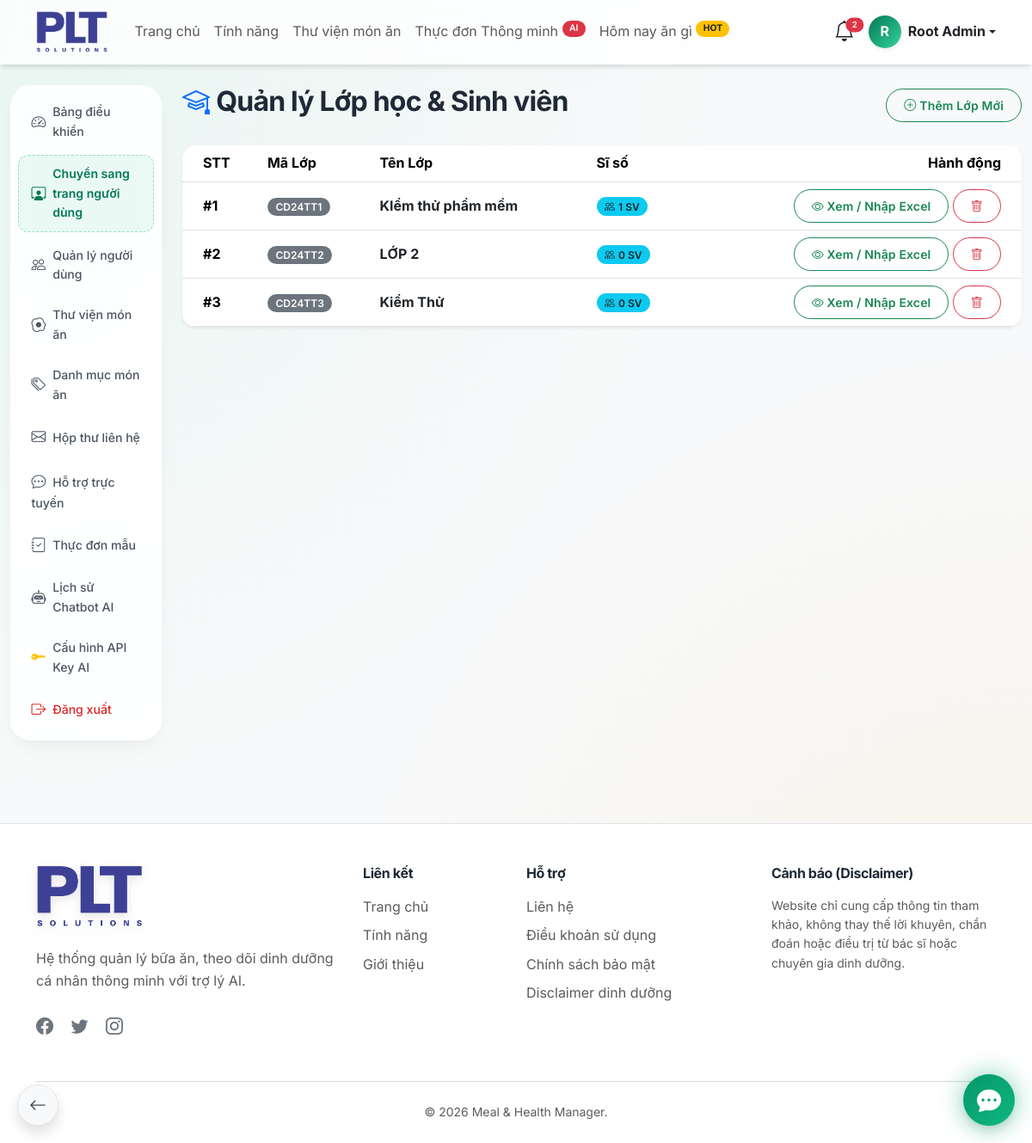
The page /admin/classes.php (signed in) on the database its author committed.
### tables this page shows
CREATE TABLE IF NOT EXISTS `classes` (
  `id` bigint UNSIGNED NOT NULL AUTO_INCREMENT,
  `class_code` varchar(50) NOT NULL,
  `class_name` varchar(150) NOT NULL,
  `stt` int UNSIGNED DEFAULT '0',
  `created_at` timestamp NOT NULL DEFAULT CURRENT_TIMESTAMP,
  `updated_at` timestamp NOT NULL DEFAULT CURRENT_TIMESTAMP ON UPDATE CURRENT_TIMESTAMP,
  PRIMARY KEY (`id`),
  UNIQUE KEY `uk_classes_code` (`class_code`)
);

### admin/classes.php (the view, shortened to what this page needs)
<?php
$db = new Database();
$conn = $db->getConnection();
$stmt = $conn->query("
    SELECT c.*, COUNT(u.id) as student_count
    FROM classes c
    LEFT JOIN users u ON c.id = u.class_id
    GROUP BY c.id
    ORDER BY c.stt ASC
");
$classes = $stmt->fetchAll(PDO::FETCH_ASSOC);
require_once '../includes/header.php';
?>
<div class="container-fluid py-4">
    <div class="row">
        <div class="col-md-2">
            <?php require_once 'includes/sidebar.php'; ?>
        </div>
        <div class="col-md-10">
            <div class="d-flex justify-content-between align-items-center mb-4">
                <h2 class="fw-bold"><i class="bi bi-mortarboard text-primary me-2"></i>Quản lý Lớp học & Sinh viên</h2>
                <button type="button" class="btn btn-sm btn-outline-success rounded-pill" data-bs-toggle="modal" data-bs-target="#addClassModal">
                    <i class="bi bi-plus-circle me-1"></i>Thêm Lớp Mới
                </button>
            </div>
            <div class="card glass-card border-0 shadow-sm rounded-4 overflow-hidden mb-4">
                <div class="card-body p-0 table-responsive">
                    <table class="table table-hover align-middle mb-0 text-nowrap">
                        <thead style="background: rgba(243, 244, 246, 0.7);">
                            <tr>
                                <th scope="col" class="ps-4">STT</th>
                                <th scope="col">Mã Lớp</th>
                                <th scope="col">Tên Lớp</th>
                                <th scope="col">Sĩ số</th>
                                <th scope="col" class="text-end pe-4">Hành động</th>
                            </tr>
                        </thead>
                        <tbody>
                            <?php if (empty($classes)): ?>
                                <tr>
                                    <td colspan="5" class="text-center py-5 text-muted">
                                        <i class="bi bi-inbox fs-1 d-block mb-3"></i>
                                        Chưa có lớp học nào. Hãy thêm lớp đầu tiên!
                                    </td>
                                </tr>
                            <?php else: ?>
                                <?php foreach ($classes as $cls): ?>
                                    <tr>
                                        <td class="ps-4"><strong>#<?= $cls['stt'] ?></strong></td>
                                        <td><span class="badge bg-secondary"><?= htmlspecialchars($cls['class_code']) ?></span></td>
                                        <td class="fw-bold">
                                            <a href="class-detail.php?id=<?= $cls['id'] ?>" class="text-decoration-none text-dark">
                                                <?= htmlspecialchars($cls['class_name']) ?>
                                            </a>
                                        </td>
                                        <td>
                                            <span class="badge bg-info text-dark rounded-pill">
                                                <i class="bi bi-people me-1"></i><?= $cls['student_count'] ?> SV
                                            </span>
                                        </td>
                                        <td class="text-end pe-4">
                                            <a href="class-detail.php?id=<?= $cls['id'] ?>" class="btn btn-sm btn-outline-success rounded-pill">
                                                <i class="bi bi-eye"></i> Xem / Nhập Excel
                                            </a>
                                            <form method="post" class="d-inline" onsubmit="return confirm('Bạn có chắc chắn muốn xóa lớp này?');">
                                                <button type="submit" class="btn btn-sm btn-outline-danger rounded-pill">
                                                    <i class="bi bi-trash"></i>
                                                </button>
                                            </form>
                                        </td>
                                    </tr>
                                <?php endforeach; ?>
                            <?php endif; ?>
                        </tbody>
                    </table>
                </div>
            </div>
        </div>
    </div>
</div>
<?php require_once '../includes/footer.php'; ?>

### assets/css/style.css (style rules this page uses)
:root { --primary-color: #059669; --primary-light: #34d399; --primary-dark: #047857; --primary-bg: #ecfdf5; --secondary-color: #f59e0b; --secondary-light: #fbbf24; --secondary-bg: #fffbeb; --text-color: #1f2937; --text-muted: #6b7280; --bg-color: #f3f4f6; --card-bg: #ffffff; --border-color: #e5e7eb; --gradient-primary: linear-gradient(135deg, #059669 0%, #10b981 100%); --gradient-health: linear-gradient(135deg, #047857 0%, #34d399 100%); --gradient-glow: linear-gradient(135deg, rgba(5, 150, 105, 0.4) 0%, rgba(16, 185, 129, 0) 100%); --gradient-dark: linear-gradient(135deg, #1f2937 0%, #111827 100%); --shadow-sm: 0 1px 2px 0 rgba(0, 0, 0, 0.05); --shadow-md: 0 4px 6px -1px rgba(0, 0, 0, 0.1), 0 2px 4px -1px rgba(0, 0, 0, 0.06); --shadow-lg: 0 10px 15px -3px rgba(0, 0, 0, 0.1), 0 4px 6px -2px rgba(0, 0, 0, 0.05); --shadow-glow: 0 0 20px rgba(5, 150, 105, 0.3); --radius-sm: 0.5rem; --radius-md: 1rem; --radius-lg: 1.5rem; --radius-xl: 2rem; --transition-fast: 0.15s cubic-bezier(0.4, 0, 0.2, 1); --transition-base: 0.3s cubic-bezier(0.4, 0, 0.2, 1); --transition-bounce: 0.5s cubic-bezier(0.34, 1.56, 0.64, 1); }
html { scroll-behavior: smooth; -webkit-overflow-scrolling: touch; }
body { font-family: 'Inter', -apple-system, BlinkMacSystemFont, "Segoe UI", Roboto, sans-serif; color: var(--text-color); background-color: var(--bg-color); background-image: radial-gradient(at 0% 0%, rgba(52, 211, 153, 0.08) 0px, transparent 50%), radial-gradient(at 100% 100%, rgba(245, 158, 11, 0.08) 0px, transparent 50%); background-attachment: scroll; line-height: 1.6; -webkit-font-smoothing: antialiased; }
h1, h2, h3, h4, h5, h6 { letter-spacing: -0.025em; font-weight: 700; }
.glass-card { background: rgba(255, 255, 255, 0.9); backdrop-filter: blur(10px); -webkit-backdrop-filter: blur(10px); border: 1px solid rgba(255, 255, 255, 0.8); box-shadow: var(--shadow-lg); border-radius: var(--radius-lg); }
.card { border-radius: var(--radius-md); border: 1px solid rgba(0,0,0,0.03); box-shadow: var(--shadow-md); transition: all var(--transition-bounce); background-color: var(--card-bg); }
.btn { border-radius: var(--radius-sm); font-weight: 600; padding: 0.5rem 1.25rem; transition: all var(--transition-base); letter-spacing: 0.01em; }
.badge { padding: 0.4em 0.8em; border-radius: 20px; font-weight: 600; }
.btn-outline-primary, .btn-outline-success, .btn-outline-secondary, .btn-outline-info, .btn-outline-warning, .btn-outline-danger { transition: all 0.25s cubic-bezier(0.4, 0, 0.2, 1) !important; }

### rows shown on the page
classes: stt "1", class_code "CD24TT1", class_name "KIểm thử phầm mềm", student_count "1"
classes: stt "2", class_code "CD24TT2", class_name "LỚP 2", student_count "0"
classes: stt "3", class_code "CD24TT3", class_name "Kiểm Thử", student_count "0"

### other values the page prints
$total_bell_count "2"
substr($_SESSION['full_name'] ?? 'U', 0, 1) "R"
$_SESSION['full_name'] "Root Admin"
APP_NAME "Meal & Health Manager"
